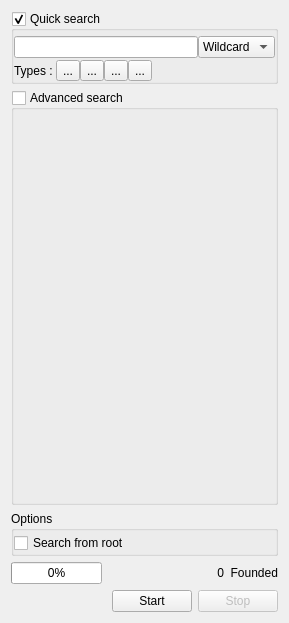
<?xml version="1.0" encoding="UTF-8"?>
<ui version="4.0">
 <class>searchPanel</class>
 <widget class="QWidget" name="searchPanel">
  <property name="geometry">
   <rect>
    <x>0</x>
    <y>0</y>
    <width>289</width>
    <height>623</height>
   </rect>
  </property>
  <property name="baseSize">
   <size>
    <width>250</width>
    <height>0</height>
   </size>
  </property>
  <property name="windowTitle">
   <string>Form</string>
  </property>
  <layout class="QVBoxLayout" name="verticalLayout_3">
   <item>
    <widget class="QGroupBox" name="quickSearch">
     <property name="title">
      <string>Quick search</string>
     </property>
     <property name="flat">
      <bool>false</bool>
     </property>
     <property name="checkable">
      <bool>true</bool>
     </property>
     <layout class="QVBoxLayout" name="verticalLayout_2">
      <property name="spacing">
       <number>0</number>
      </property>
      <property name="leftMargin">
       <number>0</number>
      </property>
      <property name="topMargin">
       <number>5</number>
      </property>
      <property name="rightMargin">
       <number>0</number>
      </property>
      <property name="bottomMargin">
       <number>0</number>
      </property>
      <item>
       <layout class="QHBoxLayout" name="horizontalLayout">
        <item>
         <widget class="QLineEdit" name="quickEdit"/>
        </item>
        <item>
         <widget class="QComboBox" name="quickMode">
          <item>
           <property name="text">
            <string>Wildcard</string>
           </property>
          </item>
          <item>
           <property name="text">
            <string>Regexp</string>
           </property>
          </item>
          <item>
           <property name="text">
            <string>Fuzzy</string>
           </property>
          </item>
          <item>
           <property name="text">
            <string>Fixed</string>
           </property>
          </item>
          <item>
           <property name="text">
            <string>Custom</string>
           </property>
          </item>
         </widget>
        </item>
       </layout>
      </item>
      <item>
       <layout class="QHBoxLayout" name="horizontalLayout_3" stretch="0,0,0,0,100,0">
        <property name="spacing">
         <number>0</number>
        </property>
        <property name="topMargin">
         <number>2</number>
        </property>
        <item>
         <widget class="QLabel" name="label">
          <property name="text">
           <string>Types : </string>
          </property>
         </widget>
        </item>
        <item>
         <widget class="QToolButton" name="imageType">
          <property name="text">
           <string>...</string>
          </property>
          <property name="icon">
           <iconset resource="gui.qrc">
            <normaloff>:/lphoto</normaloff>:/lphoto</iconset>
          </property>
          <property name="checkable">
           <bool>true</bool>
          </property>
         </widget>
        </item>
        <item>
         <widget class="QToolButton" name="soundType">
          <property name="text">
           <string>...</string>
          </property>
          <property name="icon">
           <iconset resource="gui.qrc">
            <normaloff>:/sound.png</normaloff>:/sound.png</iconset>
          </property>
          <property name="checkable">
           <bool>true</bool>
          </property>
         </widget>
        </item>
        <item>
         <widget class="QToolButton" name="videoType">
          <property name="text">
           <string>...</string>
          </property>
          <property name="icon">
           <iconset resource="gui.qrc">
            <normaloff>:/video.png</normaloff>:/video.png</iconset>
          </property>
          <property name="checkable">
           <bool>true</bool>
          </property>
         </widget>
        </item>
        <item>
         <widget class="QToolButton" name="documentType">
          <property name="text">
           <string>...</string>
          </property>
          <property name="icon">
           <iconset resource="gui.qrc">
            <normaloff>:/document.png</normaloff>:/document.png</iconset>
          </property>
          <property name="checkable">
           <bool>true</bool>
          </property>
         </widget>
        </item>
        <item>
         <spacer name="horizontalSpacer">
          <property name="orientation">
           <enum>Qt::Horizontal</enum>
          </property>
          <property name="sizeHint" stdset="0">
           <size>
            <width>40</width>
            <height>20</height>
           </size>
          </property>
         </spacer>
        </item>
       </layout>
      </item>
     </layout>
    </widget>
   </item>
   <item>
    <widget class="QGroupBox" name="advancedSearch">
     <property name="enabled">
      <bool>true</bool>
     </property>
     <property name="title">
      <string>Advanced search</string>
     </property>
     <property name="flat">
      <bool>false</bool>
     </property>
     <property name="checkable">
      <bool>true</bool>
     </property>
     <property name="checked">
      <bool>false</bool>
     </property>
     <layout class="QVBoxLayout" name="verticalLayout_5" stretch="50">
      <property name="spacing">
       <number>0</number>
      </property>
      <property name="leftMargin">
       <number>0</number>
      </property>
      <property name="topMargin">
       <number>5</number>
      </property>
      <property name="rightMargin">
       <number>0</number>
      </property>
      <property name="bottomMargin">
       <number>0</number>
      </property>
      <item>
       <layout class="QVBoxLayout" name="searchFiltersLayout"/>
      </item>
     </layout>
    </widget>
   </item>
   <item>
    <widget class="QGroupBox" name="groupBox">
     <property name="title">
      <string>Options</string>
     </property>
     <layout class="QVBoxLayout" name="verticalLayout">
      <property name="spacing">
       <number>0</number>
      </property>
      <property name="leftMargin">
       <number>0</number>
      </property>
      <property name="topMargin">
       <number>2</number>
      </property>
      <property name="rightMargin">
       <number>0</number>
      </property>
      <property name="bottomMargin">
       <number>0</number>
      </property>
      <item>
       <widget class="QCheckBox" name="fromRoot">
        <property name="text">
         <string>Search from root</string>
        </property>
       </widget>
      </item>
     </layout>
    </widget>
   </item>
   <item>
    <layout class="QHBoxLayout" name="horizontalLayout_2" stretch="0,30,10">
     <item>
      <widget class="QProgressBar" name="searchProgress">
       <property name="value">
        <number>0</number>
       </property>
      </widget>
     </item>
     <item>
      <widget class="QLabel" name="matchedNodeLabel">
       <property name="text">
        <string>0</string>
       </property>
       <property name="alignment">
        <set>Qt::AlignRight|Qt::AlignTrailing|Qt::AlignVCenter</set>
       </property>
      </widget>
     </item>
     <item>
      <widget class="QLabel" name="label_3">
       <property name="text">
        <string>Founded</string>
       </property>
       <property name="alignment">
        <set>Qt::AlignRight|Qt::AlignTrailing|Qt::AlignVCenter</set>
       </property>
      </widget>
     </item>
    </layout>
   </item>
   <item>
    <layout class="QHBoxLayout" name="horizontalLayout_5">
     <item>
      <spacer name="horizontalSpacer_2">
       <property name="orientation">
        <enum>Qt::Horizontal</enum>
       </property>
       <property name="sizeHint" stdset="0">
        <size>
         <width>40</width>
         <height>20</height>
        </size>
       </property>
      </spacer>
     </item>
     <item>
      <widget class="QPushButton" name="startButton">
       <property name="text">
        <string>Start</string>
       </property>
       <property name="icon">
        <iconset resource="gui.qrc">
         <normaloff>:/viewmag</normaloff>:/viewmag</iconset>
       </property>
       <property name="iconSize">
        <size>
         <width>18</width>
         <height>24</height>
        </size>
       </property>
      </widget>
     </item>
     <item>
      <widget class="QPushButton" name="stopButton">
       <property name="enabled">
        <bool>false</bool>
       </property>
       <property name="text">
        <string>Stop</string>
       </property>
       <property name="icon">
        <iconset resource="gui.qrc">
         <normaloff>:/mail_delete</normaloff>:/mail_delete</iconset>
       </property>
       <property name="iconSize">
        <size>
         <width>18</width>
         <height>24</height>
        </size>
       </property>
      </widget>
     </item>
    </layout>
   </item>
  </layout>
 </widget>
 <resources>
  <include location="gui.qrc"/>
 </resources>
 <connections/>
</ui>
